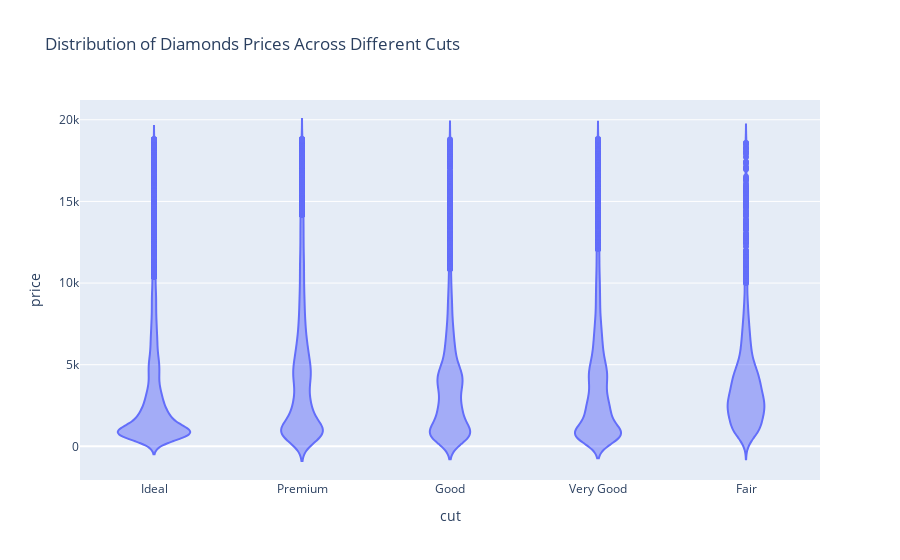

The code cell stored with this chart in its notebook:
### Code cell
fig = px.violin(diamonds,x='cut',y='price',title='Distribution of Diamonds Prices Across Different Cuts')
fig.show()

### Figure 1 — Plotly figure (JSON) as saved in the notebook; plotly's stock layout.template omitted (floating-point values rounded to 4 significant figures; data arrays with more than 128 entries replaced by an {"elided": "..."} marker saying what was removed)
{"data": [{"alignmentgroup": "True", "box": {"visible": false}, "hovertemplate": "cut=%{x}<br>price=%{y}<extra></extra>", "legendgroup": "", "marker": {"color": "#636efa"}, "name": "", "offsetgroup": "", "orientation": "v", "scalegroup": "True", "showlegend": false, "type": "violin", "x": {"elided": "53940 str values"}, "x0": " ", "xaxis": "x", "y": {"elided": "53940 int values"}, "y0": " ", "yaxis": "y"}], "layout": {"legend": {"tracegroupgap": 0}, "title": {"text": "Distribution of Diamonds Prices Across Different Cuts"}, "violinmode": "group", "xaxis": {"anchor": "y", "domain": [0, 1], "title": {"text": "cut"}}, "yaxis": {"anchor": "x", "domain": [0, 1], "title": {"text": "price"}}}}
